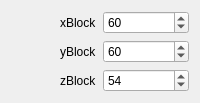
             <widget class="QWidget" name="widget_12" native="true">
              <layout class="QGridLayout" name="gridLayout_12">
               <item row="2" column="1">
                <widget class="QSpinBox" name="zBlockSizespinBox">
                 <property name="sizePolicy">
                  <sizepolicy hsizetype="Preferred" vsizetype="Preferred">
                   <horstretch>0</horstretch>
                   <verstretch>0</verstretch>
                  </sizepolicy>
                 </property>
                 <property name="minimumSize">
                  <size>
                   <width>0</width>
                   <height>0</height>
                  </size>
                 </property>
                 <property name="minimum">
                  <number>10</number>
                 </property>
                 <property name="maximum">
                  <number>9999</number>
                 </property>
                 <property name="value">
                  <number>54</number>
                 </property>
                </widget>
               </item>
               <item row="1" column="0" alignment="Qt::AlignRight">
                <widget class="QLabel" name="highMapLabel_2">
                 <property name="text">
                  <string>yBlock</string>
                 </property>
                </widget>
               </item>
               <item row="0" column="0" alignment="Qt::AlignRight">
                <widget class="QLabel" name="lowMapLabel_2">
                 <property name="text">
                  <string>xBlock</string>
                 </property>
                </widget>
               </item>
               <item row="0" column="1">
                <widget class="QSpinBox" name="xBlockSizespinBox">
                 <property name="sizePolicy">
                  <sizepolicy hsizetype="Preferred" vsizetype="Preferred">
                   <horstretch>0</horstretch>
                   <verstretch>0</verstretch>
                  </sizepolicy>
                 </property>
                 <property name="minimumSize">
                  <size>
                   <width>0</width>
                   <height>0</height>
                  </size>
                 </property>
                 <property name="minimum">
                  <number>10</number>
                 </property>
                 <property name="maximum">
                  <number>9999</number>
                 </property>
                 <property name="value">
                  <number>60</number>
                 </property>
                </widget>
               </item>
               <item row="2" column="0" alignment="Qt::AlignRight">
                <widget class="QLabel" name="highMapLabel_3">
                 <property name="text">
                  <string>zBlock</string>
                 </property>
                </widget>
               </item>
               <item row="1" column="1">
                <widget class="QSpinBox" name="yBlockSizespinBox">
                 <property name="sizePolicy">
                  <sizepolicy hsizetype="Preferred" vsizetype="Preferred">
                   <horstretch>0</horstretch>
                   <verstretch>0</verstretch>
                  </sizepolicy>
                 </property>
                 <property name="minimumSize">
                  <size>
                   <width>0</width>
                   <height>0</height>
                  </size>
                 </property>
                 <property name="minimum">
                  <number>10</number>
                 </property>
                 <property name="maximum">
                  <number>9999</number>
                 </property>
                 <property name="value">
                  <number>60</number>
                 </property>
                </widget>
               </item>
              </layout>
             </widget>
